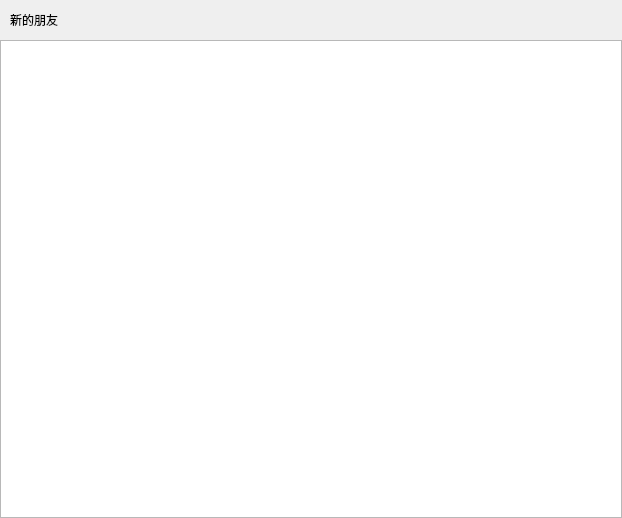
<?xml version="1.0" encoding="UTF-8"?>
<ui version="4.0">
 <class>ApplyFriendPage</class>
 <widget class="QWidget" name="ApplyFriendPage">
  <property name="geometry">
   <rect>
    <x>0</x>
    <y>0</y>
    <width>622</width>
    <height>518</height>
   </rect>
  </property>
  <property name="windowTitle">
   <string>Form</string>
  </property>
  <layout class="QVBoxLayout" name="verticalLayout">
   <property name="spacing">
    <number>0</number>
   </property>
   <property name="leftMargin">
    <number>0</number>
   </property>
   <property name="topMargin">
    <number>0</number>
   </property>
   <property name="rightMargin">
    <number>0</number>
   </property>
   <property name="bottomMargin">
    <number>0</number>
   </property>
   <item>
    <widget class="QWidget" name="friend_apply_wid" native="true">
     <layout class="QHBoxLayout" name="horizontalLayout">
      <property name="spacing">
       <number>0</number>
      </property>
      <property name="leftMargin">
       <number>0</number>
      </property>
      <property name="topMargin">
       <number>0</number>
      </property>
      <property name="rightMargin">
       <number>0</number>
      </property>
      <property name="bottomMargin">
       <number>0</number>
      </property>
      <item>
       <spacer name="horizontalSpacer_2">
        <property name="orientation">
         <enum>Qt::Horizontal</enum>
        </property>
        <property name="sizeType">
         <enum>QSizePolicy::Fixed</enum>
        </property>
        <property name="sizeHint" stdset="0">
         <size>
          <width>10</width>
          <height>20</height>
         </size>
        </property>
       </spacer>
      </item>
      <item>
       <widget class="QLabel" name="friend_apply_lab">
        <property name="minimumSize">
         <size>
          <width>0</width>
          <height>40</height>
         </size>
        </property>
        <property name="maximumSize">
         <size>
          <width>16777215</width>
          <height>40</height>
         </size>
        </property>
        <property name="text">
         <string>新的朋友</string>
        </property>
       </widget>
      </item>
     </layout>
    </widget>
   </item>
   <item>
    <widget class="QWidget" name="widget_2" native="true">
     <layout class="QVBoxLayout" name="verticalLayout_2">
      <property name="spacing">
       <number>0</number>
      </property>
      <property name="leftMargin">
       <number>0</number>
      </property>
      <property name="topMargin">
       <number>0</number>
      </property>
      <property name="rightMargin">
       <number>0</number>
      </property>
      <property name="bottomMargin">
       <number>0</number>
      </property>
      <item>
       <widget class="ApplyFriendList" name="apply_friend_list"/>
      </item>
     </layout>
    </widget>
   </item>
  </layout>
 </widget>
 <customwidgets>
  <customwidget>
   <class>ApplyFriendList</class>
   <extends>QListWidget</extends>
   <header location="global">applyfriendlist.h</header>
  </customwidget>
 </customwidgets>
 <resources/>
 <connections/>
</ui>
